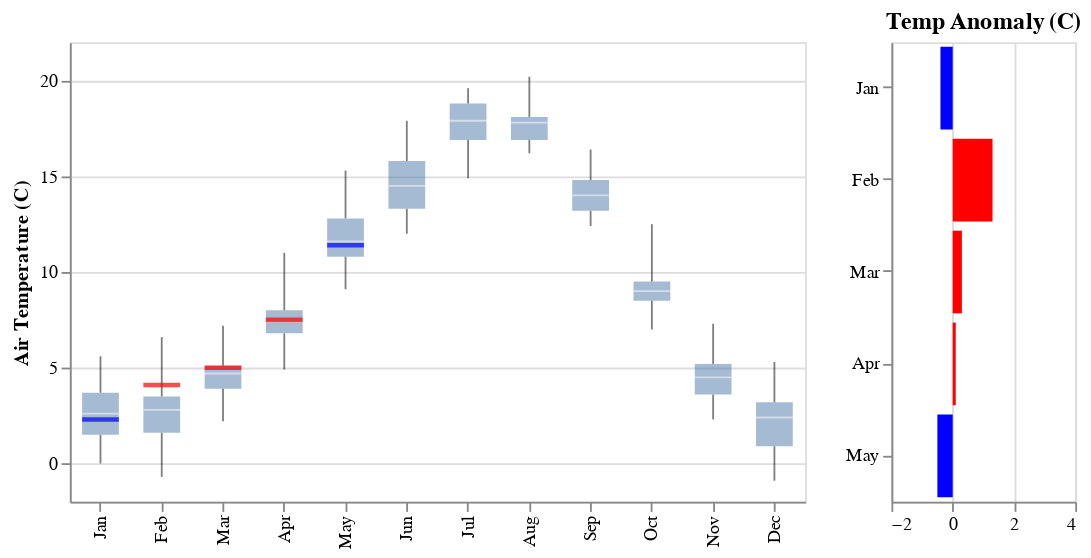

The cell this chart's notebook holds for it:
### Markdown cell above
## Monthly Average Air Temperatures
The boxplots below shows average monthly air temperatures for the current year (blue or red ticks), along with the median, first and third quartile, and the range of max and min. Hover over the plot for values.

### Code cell
# Filter the data for the current year (2023)
qd_data_2023 = qd_monthly[qd_monthly['year'] == 2024]
qd_data_all = qd_monthly[qd_monthly['year'] != 2024]

# Create the boxplot for historical precipitation
qd_boxplot_TA = alt.Chart(qd_data_all).mark_boxplot(extent='min-max', size= 20, opacity=0.5).encode(
    alt.X('monthdate(Date):O', title='Month (January-December)', axis=alt.Axis(format='%b')),  # Display month in "mmm" format
    alt.Y('TA:Q', title='Air Temperature (C)'),
).properties(width=400, height=250)

#Create a base chart for 'Mean_TA' values
qd_mean_ta_line = alt.Chart(qd_data_2023).mark_tick(size=20, thickness=2.5).encode(
    x=alt.X('monthdate(Date):O', title=None, axis=alt.Axis(format='%b')),
    y=alt.Y('TA:Q', title='Air Temperature (C)', scale=alt.Scale(domain=[-2, 22])),
    color=alt.condition(
        alt.datum.TA_Anomaly > 0,
        alt.value("red"),  # The positive color
        alt.value("blue")  # The negative color
    ),
    tooltip=[alt.Tooltip('Date', title='Date'), alt.Tooltip('TA', title='Temp')]
).properties(
    width=400, height=250
)

# Create a chart for 'TA_Anomaly'
qd_anomaly_chart = alt.Chart(qd_data_2023).mark_bar().encode(
    x=alt.X('TA_Anomaly:Q', title=None, scale=alt.Scale(domain=[-2, 4])),
    y=alt.Y('monthdate(Date):O', title=None, axis=alt.Axis(format='%b')),
    color=alt.condition(
        alt.datum.TA_Anomaly > 0,
        alt.value("red"),  # The positive color
        alt.value("blue")  # The negative color
    ),
    tooltip=['TA_Anomaly:Q', 'Date:T'],
    text='TA_Anomaly'
).properties(
    title = 'Temp Anomaly (C)',width=100, height=250
)


# Combine the two charts
qd_combined_TA = qd_boxplot_TA + qd_mean_ta_line
qd_final_chart = qd_combined_TA | qd_anomaly_chart 

qd_final_chart

### Figure 1 — Vega-Lite specification as saved in the notebook (floating-point values rounded to 4 significant figures; data arrays with more than 128 entries replaced by an {"elided": "..."} marker saying what was removed)
{"config": {"view": {"continuousWidth": 400, "continuousHeight": 300}}, "hconcat": [{"layer": [{"data": {"name": "data-e10dcc4d66deb088be2327b14eaa9cf6"}, "mark": {"type": "boxplot", "extent": "min-max", "opacity": 0.5, "size": 20}, "encoding": {"x": {"axis": {"format": "%b"}, "field": "Date", "timeUnit": "monthdate", "title": "Month (January-December)", "type": "ordinal"}, "y": {"field": "TA", "title": "Air Temperature (C)", "type": "quantitative"}}, "height": 250, "width": 400}, {"data": {"name": "data-ff0d017168da9e605310d1cbc8b63ebf"}, "mark": {"type": "tick", "size": 20, "thickness": 2.5}, "encoding": {"color": {"condition": {"value": "red", "test": "(datum.TA_Anomaly > 0)"}, "value": "blue"}, "tooltip": [{"field": "Date", "title": "Date", "type": "temporal"}, {"field": "TA", "title": "Temp", "type": "quantitative"}], "x": {"axis": {"format": "%b"}, "field": "Date", "timeUnit": "monthdate", "title": null, "type": "ordinal"}, "y": {"field": "TA", "scale": {"domain": [-2, 22]}, "title": "Air Temperature (C)", "type": "quantitative"}}, "height": 250, "width": 400}]}, {"data": {"name": "data-ff0d017168da9e605310d1cbc8b63ebf"}, "mark": "bar", "encoding": {"color": {"condition": {"value": "red", "test": "(datum.TA_Anomaly > 0)"}, "value": "blue"}, "text": {"field": "TA_Anomaly", "type": "quantitative"}, "tooltip": [{"field": "TA_Anomaly", "type": "quantitative"}, {"field": "Date", "type": "temporal"}], "x": {"field": "TA_Anomaly", "scale": {"domain": [-2, 4]}, "title": null, "type": "quantitative"}, "y": {"axis": {"format": "%b"}, "field": "Date", "timeUnit": "monthdate", "title": null, "type": "ordinal"}}, "height": 250, "title": "Temp Anomaly (C)", "width": 100}], "$schema": "https://vega.github.io/schema/vega-lite/v4.17.0.json", "datasets": {"data-e10dcc4d66deb088be2327b14eaa9cf6": {"elided": "252 records"}, "data-ff0d017168da9e605310d1cbc8b63ebf": [{"Date": "2024-01-01T00:00:00", "Precip": 605.0, "TA": 2.3, "day": 1, "DOY": 1, "year": 2024, "month": 1, "Mean": 473.1, "percent_norm": 127.9, "Mean_TA": 2.66, "TA_Anomaly": -0.4, "rank": 13.0}, {"Date": "2024-02-01T00:00:00", "Precip": 273.0, "TA": 4.1, "day": 1, "DOY": 32, "year": 2024, "month": 2, "Mean": 236.1, "percent_norm": 115.6, "Mean_TA": 2.85, "TA_Anomaly": 1.3, "rank": 5.0}, {"Date": "2024-03-01T00:00:00", "Precip": 207.5, "TA": 5.0, "day": 1, "DOY": 61, "year": 2024, "month": 3, "Mean": 324.2, "percent_norm": 64.0, "Mean_TA": 4.67, "TA_Anomaly": 0.3, "rank": 8.5}, {"Date": "2024-04-01T00:00:00", "Precip": 216.7, "TA": 7.5, "day": 1, "DOY": 92, "year": 2024, "month": 4, "Mean": 197.8, "percent_norm": 109.6, "Mean_TA": 7.43, "TA_Anomaly": 0.1, "rank": 10.5}, {"Date": "2024-05-01T00:00:00", "Precip": 165.0, "TA": 11.4, "day": 1, "DOY": 122, "year": 2024, "month": 5, "Mean": 126.0, "percent_norm": 130.9, "Mean_TA": 11.86, "TA_Anomaly": -0.5, "rank": 14.0}]}}
